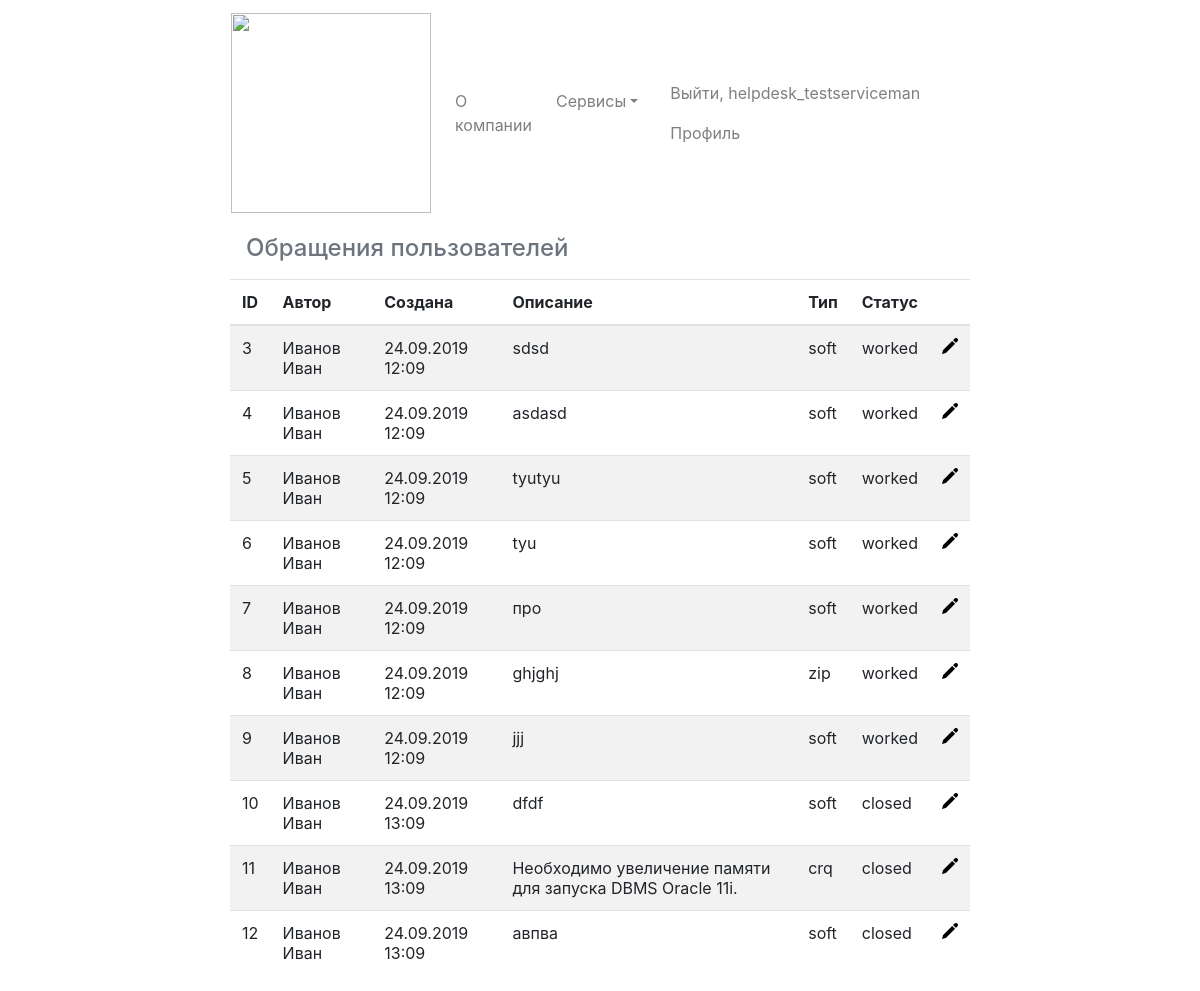
The app's page /helpdesk/ (signed in) with its own data.
### helpdesk/models.py (models this page shows)
class HelpDeskIncidents(models.Model):
    INCIDENT_TYPES_CHOICES = (
        ('soft', 'Программный сбой'),
        ('zip', 'Расходные материалы'),
        ('crq', 'Запрос на изменение')
    )
    INCIDENT_STATE_CHOICES = (
        ('new', 'Новый'),
        ('worked', 'В работе'),
        ('wait', 'В ожидании'),
        ('done', "Выполнена"),
        ('closed', "Закрыта"),
        ('rework',"Доработка")
    )
    user = models.ForeignKey(HelpDeskUsers, on_delete=models.CASCADE)
    incident_type = models.CharField(max_length=100, choices=INCIDENT_TYPES_CHOICES)
    description = models.TextField(max_length=3000)
    timestamp_created = models.DateTimeField(auto_now_add=True, blank=True)
    state = models.CharField(max_length=100, choices=INCIDENT_STATE_CHOICES,editable=False, default='new')

### helpdesk/views.py (the view)
# urls.py: path('', views.index, name='index'),
@login_required
def index(request):
    template = loader.get_template('helpdesk/index.html')
    helpdeskuser = HelpDeskUsers.objects.get(user = request.user)
    helpdeskuserroles = list(helpdeskuser.role.all().values_list('role', flat=True))
    form = IncidentForm()
    form.fields['user'].queryset = HelpDeskUsers.objects.filter(user = request.user)
    form.fields['user'].empty_label = None
    own_incidents = HelpDeskIncidents.objects.filter(user = HelpDeskUsers.objects.get(user = request.user))
    users_incidents = HelpDeskIncidents.objects.all()
    new_incidents = HelpDeskIncidents.objects.filter(state='new')
    print (request.user.first_name)
    context = {
        'helpdeskuser' : helpdeskuser,
        'helpdeskuserroles' : helpdeskuserroles,
        'form' : form,
        'own_incidents': own_incidents,
        'users_incidents': users_incidents,
        'new_incidents':new_incidents,
    }
    return HttpResponse(template.render(context, request))

### templates/helpdesk/index.html (shortened to what this page needs)
{% extends 'base.html' %}
{% load bootstrap4 %}
{% load staticfiles %}
{% block content %}
    {% if 'serviceman'  in helpdeskuserroles  or 'admin' in helpdeskuserroles  %}
        <div class="col-xs-12 col-sm-6 col-md-8 col-lg-12">
            <a class="nav-link text-muted" href="#users" data-toggle="collapse"><h4>Обращения пользователей</h4></a>
            <div id="users" class="collapse show">
                <table class="table table-striped">
                    <thead>
                    <tr>
                        <th>ID</th>
                        <th>Автор</th>
                        <th>Создана</th>
                        <th>Описание</th>
                        <th>Тип</th>
                        <th>Статус</th>
                        <th></th>
                    </tr>
                    </thead>
                    <tbody>
                    {% for i in users_incidents %}
                        <tr>
                            <td>{{ i.id }}</td>
                            <td>{{ request.user.first_name }} {{ request.user.last_name }}</td>
                            <td>{{ i.timestamp_created| date:"d.m.Y H:m" }}</td>
                            <td>{{ i.description }}</td>
                            <td>{{ i.incident_type }}</td>
                            <td>{{ i.state }}</td>
                            <td>
                                <a href="open/{{ i.id }} " ><img src="{% static "icons/16x16/pen.png" %} "></a>
                            </td>
                        </tr>
                    {% endfor %}
                    </tbody>
                </table>
            </div>
        </div>
    {% endif %}
{% endblock %}

### templates/base.html (shortened to what this page needs)
{% load bootstrap4 %}
{% bootstrap_css %}
<!DOCTYPE html>
<html lang="en">
<head>
    {% load static %}
</head>
<div class="container-fluid">
    <div class="row">
        <div class="col-xs-12 col-sm-6 col-md-8 col-lg-2">
        </div>
        <div class="col-xs-12 col-sm-6 col-md-8 col-lg-8">
            <nav class="navbar navbar-expand-lg navbar-light">
                <a class="navbar-brand" href="/"><img src="{% static "main/logo.png" %}" width="200"/></a>
                <div class="collapse navbar-collapse" id="navbarColor01">
                    <ul class="navbar-nav mr-auto">
                        <li class="nav-item mr-sm-2">
                            <a class="nav-link"  href="/about">О компании</a>
                        </li>
                        <li class="nav-item dropdown">
                            <a class="nav-link dropdown-toggle" data-toggle="dropdown" href="#" id="themes">Сервисы</a>
                        </li>
                        <li class="nav-item">
                            <a class="nav-link" href="../help/"></a>
                        </li>
                    </ul>
                    <ul class="nav navbar-nav navbar-right">
                        {%  if request.user.is_authenticated %}
                            <li>
                                <a class="nav-link" href="/accounts/logout">Выйти, {{ request.user.username }}</a>
                            </li>
                            <li>
                                <a class="nav-link" href="/profile">Профиль</a>
                            </li>
                        {% endif %}
                    </ul>
                </div>
            </nav>
            {% block content %}{% endblock %}
        </div>
        <div class="col-xs-12 col-sm-6 col-md-4 col-lg-2">
        </div>
    </div>
</div>

### records on screen
HelpDeskIncidents: id "3", timestamp_created "24.09.2019 12:09", description "sdsd", incident_type "soft", state "worked"
HelpDeskIncidents: id "4", timestamp_created "24.09.2019 12:09", description "asdasd", incident_type "soft", state "worked"
HelpDeskIncidents: id "5", timestamp_created "24.09.2019 12:09", description "tyutyu", incident_type "soft", state "worked"
HelpDeskIncidents: id "6", timestamp_created "24.09.2019 12:09", description "tyu", incident_type "soft", state "worked"
HelpDeskIncidents: id "7", timestamp_created "24.09.2019 12:09", description "про", incident_type "soft", state "worked"
HelpDeskIncidents: id "8", timestamp_created "24.09.2019 12:09", description "ghjghj", incident_type "zip", state "worked"
HelpDeskIncidents: id "9", timestamp_created "24.09.2019 12:09", description "jjj", incident_type "soft", state "worked"
HelpDeskIncidents: id "10", timestamp_created "24.09.2019 13:09", description "dfdf", incident_type "soft", state "closed"
HelpDeskIncidents: id "11", timestamp_created "24.09.2019 13:09", description "Необходимо увеличение памяти для запуска DBMS Oracle 11i.", incident_type "crq", state "closed"
HelpDeskIncidents: id "12", timestamp_created "24.09.2019 13:09", description "авпва", incident_type "soft", state "closed"

### other values on screen
{{ request.user.username }} "helpdesk_testserviceman"
{{ request.user.first_name }} "Иванов"
{{ request.user.last_name }} "Иван"
